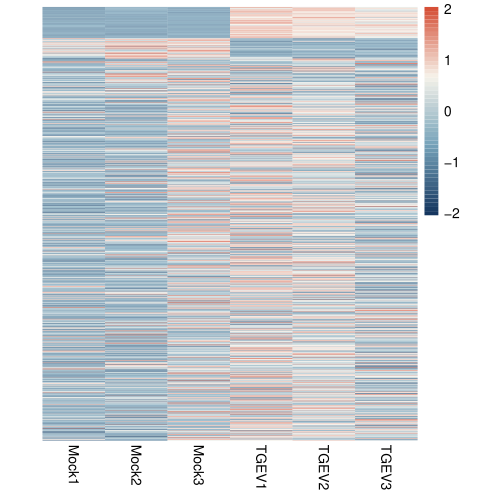

Reproduce this figure in R.
#设置工作路径
setwd('C:/Users/you/Desktop')
#读取基因文件
slm <- read.table("target_gene.bed",header = F,sep='\t')
#读取全部基因表达差异，将目标基因分为上调、下调、不显著
all <- read.table('deseq2_all.txt',header = T,sep='\t')
all$V1 <- row.names(all)
deg <- merge(slm,all,by='V1')
none <- deg[deg$sig == 'none',c('V1','sig')]
up <- deg[deg$sig == 'up',c('V1','sig')]
down <- deg[deg$sig == 'down',c('V1','sig')]
#读取TPM文件
tpm <- read.table('deseq2_Mock_VS_TGEV_TPM.txt',header = T,sep='\t')
tpm$V1 <- row.names(tpm)
#分别得到上调，下调，不显著的tpm矩阵
none_tpm <- merge(none,tpm,by='V1')
row.names(none_tpm) <- none_tpm$V1
none_tpm <- none_tpm[,c(-1,-2)]
up_tpm <- merge(up,tpm,by='V1')
row.names(up_tpm) <- up_tpm$V1
up_tpm <- up_tpm[,c(-1,-2)]
down_tpm <- merge(down,tpm,by='V1')
row.names(down_tpm) <- down_tpm$V1
down_tpm <- down_tpm[,c(-1,-2)]
#将上下调不显著矩阵拼接起来
all_tpm <- rbind(up_tpm,down_tpm,none_tpm)
#绘图
library(pheatmap)
library(vegan)
pdf("slm_pheatmap.pdf",width = 5,height = 5)
pheatmap(all_tpm,scale = "row",
         show_rownames=F,
         show_colnames=T,
         cluster_row=F,
         cluster_col=F,
         border_color=NA,
         cellwidth = 45,
         colorRampPalette(c("#15365f","#75a2b9","#f6f3ea","#d65037"))(50))
dev.off()
